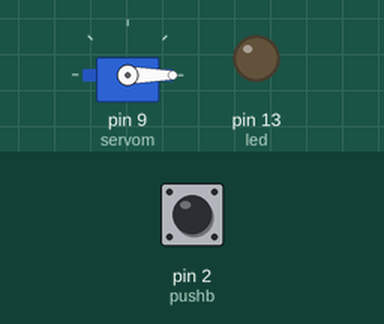
Recording of a sketch running on a simulated Arduino Uno, built with avr-gcc and run on an emulated ATmega328P. Shown: servo, output pins drawn as LEDs (lit = HIGH). The inputs (shaded band) are chosen by the test bench; at power-on: pin 2 (pushb) LOW.

Above: at 1.2 s.
1.3 s: pin 2 (pushb) pulled HIGH for 3.2 s
At 1.7 s:
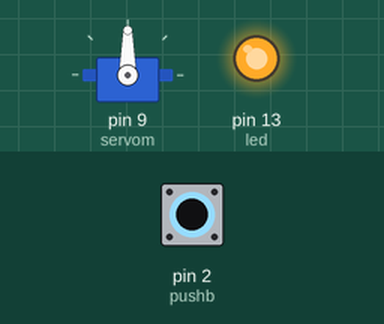
6.8 s: pin 2 (pushb) pulled HIGH for 0.15 s
At 9.0 s:
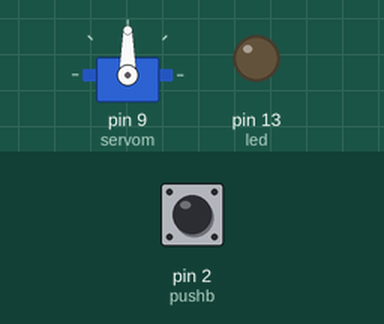
9.3 s: pin 2 (pushb) pulled HIGH for 1 s
At 10.1 s:
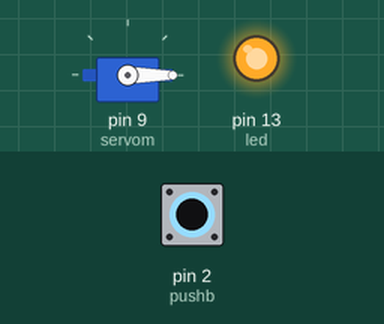
Timing chart, 0 to 12.3 s (numbered marks = the images above; inputs shaded):
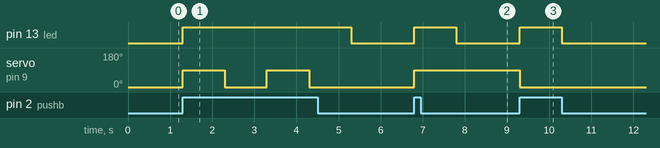

The sketch:

Servo_Motor_Code.ino
```cpp
#include <Servo.h>

Servo myServo;
int pushb = 2;
int servom = 9;
int led = 13;

void setup() {
  myServo.attach(servom);
  pinMode(pushb, INPUT);
  pinMode(led, OUTPUT);
  myServo.write(0);
}

void loop() {
  int buttonState = digitalRead(pushb);

  if (buttonState == HIGH) {
    digitalWrite(led, HIGH);

    if (myServo.read() == 0) {
      myServo.write(90);
    } else {
      myServo.write(0);
    }
    delay(1000);
  }

  else {
    digitalWrite(led, LOW);
  }
}
```

Measured:
- after the input at 1.3 s, pin 13 (led): LOW → HIGH at once, → LOW 4.0 s later; servo on pin 9 (servom): alternates 90° for 1.0 s and 0° for 1.0 s, 4 changes in all, then stays 0°, starting at once
- after the input at 6.8 s, pin 13 (led): LOW → HIGH at once, → LOW 1.0 s later; servo on pin 9 (servom): 0° → 90° at once
- after the input at 9.3 s, pin 13 (led): LOW → HIGH at once, → LOW 1.0 s later; servo on pin 9 (servom): 90° → 0° at once
